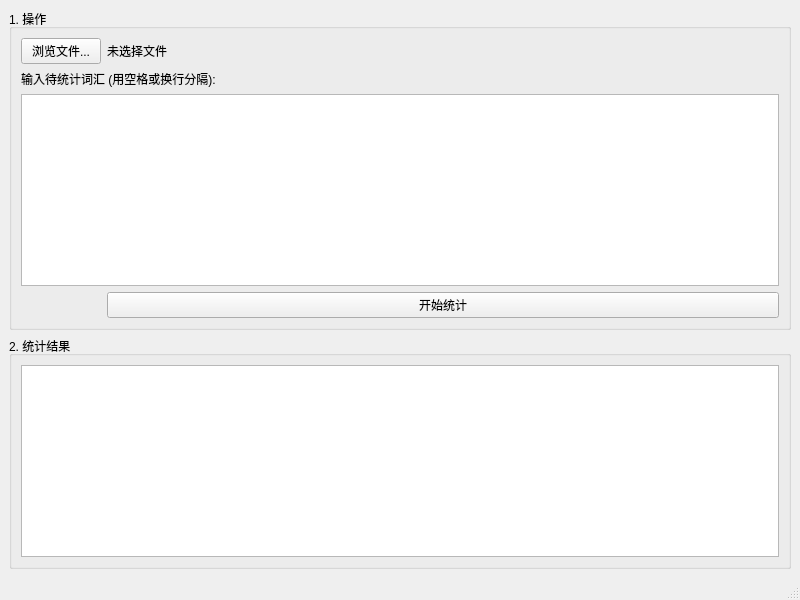
<?xml version="1.0" encoding="UTF-8"?>
<ui version="4.0">
 <class>MainWindow</class>
 <widget class="QMainWindow" name="MainWindow">
  <property name="geometry">
   <rect>
    <x>0</x>
    <y>0</y>
    <width>800</width>
    <height>600</height>
   </rect>
  </property>
  <property name="windowTitle">
   <string>MainWindow</string>
  </property>
  <widget class="QWidget" name="centralwidget">
   <layout class="QVBoxLayout" name="verticalLayout">
    <item>
     <widget class="QGroupBox" name="groupBox">
      <property name="title">
       <string>1. 操作</string>
      </property>
      <layout class="QFormLayout" name="formLayout">
       <item row="0" column="0">
        <widget class="QPushButton" name="browseButton">
         <property name="text">
          <string>浏览文件...</string>
         </property>
        </widget>
       </item>
       <item row="0" column="1">
        <widget class="QLabel" name="filePathLabel">
         <property name="text">
          <string>未选择文件</string>
         </property>
        </widget>
       </item>
       <item row="1" column="0" colspan="2">
        <widget class="QLabel" name="label">
         <property name="text">
          <string>输入待统计词汇 (用空格或换行分隔):</string>
         </property>
        </widget>
       </item>
       <item row="2" column="0" colspan="2">
        <widget class="QTextEdit" name="wordsInput"/>
       </item>
       <item row="3" column="1">
        <widget class="QPushButton" name="startButton">
         <property name="text">
          <string>开始统计</string>
         </property>
        </widget>
       </item>
      </layout>
     </widget>
    </item>
    <item>
     <widget class="QGroupBox" name="groupBox_2">
      <property name="title">
       <string>2. 统计结果</string>
      </property>
      <layout class="QVBoxLayout" name="verticalLayout_2">
       <item>
        <widget class="QPlainTextEdit" name="resultOutput">
         <property name="readOnly">
          <bool>true</bool>
         </property>
        </widget>
       </item>
      </layout>
     </widget>
    </item>
   </layout>
  </widget>
  <widget class="QStatusBar" name="statusbar"/>
 </widget>
 <resources/>
 <connections/>
</ui>
